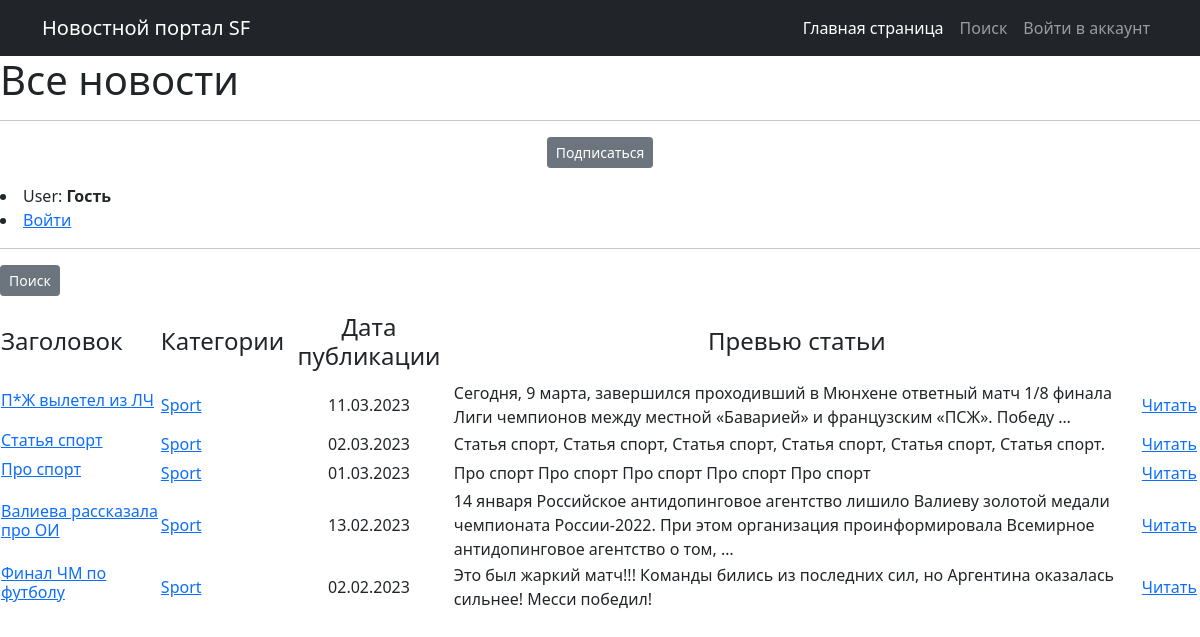
Before: /news/categories/5 with the older database file.
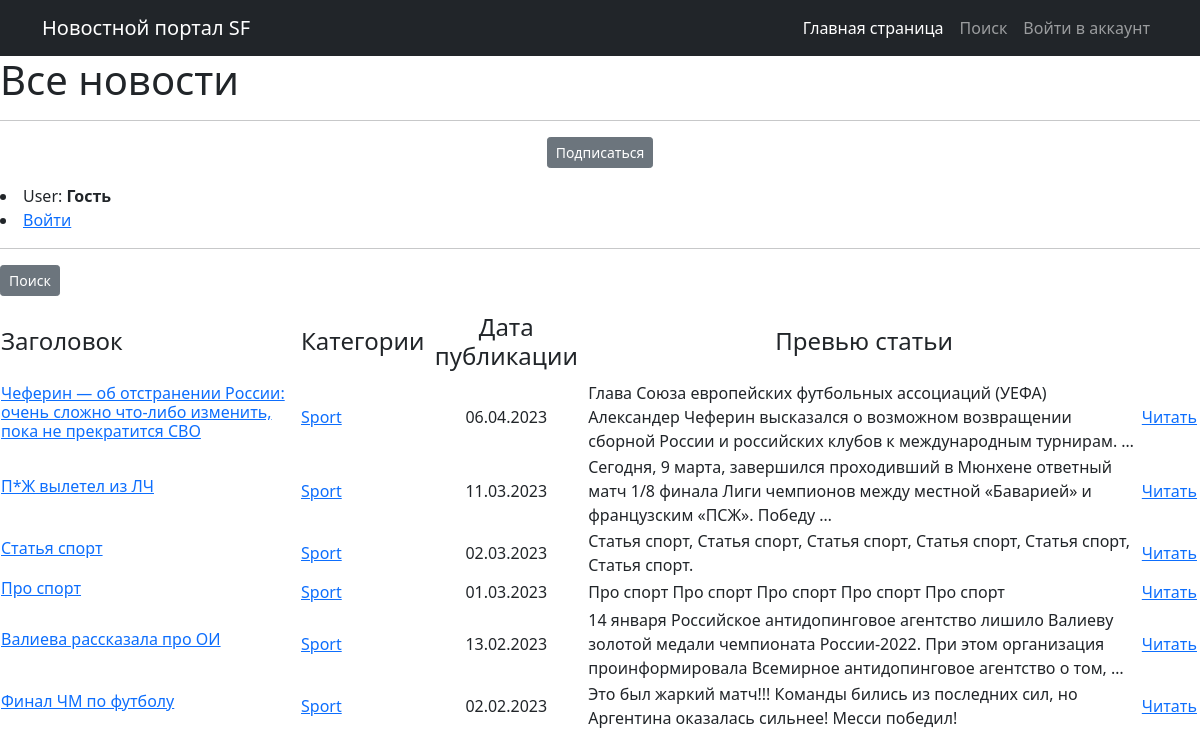
After: the same page with the newer database file.
### news/models.py (models this page shows, shortened)
class Post(models.Model):
    news = 'NEWS'
    article = 'ART'
    TYPE = [
        (news, 'Новость'),
        (article, 'Статья')
    ]
    author = models.ForeignKey(Author, on_delete=models.CASCADE)
    category_type = models.CharField(max_length=4,
                                choices=TYPE,
                                default=news)
    time_add = models.DateTimeField(auto_now_add=True)
    category_post = models.ManyToManyField(Category, through='PostCategory')
    header_post = models.CharField(max_length=128)
    text = models.TextField()
    rating_post = models.SmallIntegerField(default=0)

class Category(models.Model):
    name_category = models.CharField(max_length=64, unique=True)
    subscribers = models.ManyToManyField(User, related_name='categories')
    def __str__(self):
        return f'{self.name_category}'

### news/views.py (the view)
# urls.py: path('categories/<int:pk>', CategoryListView.as_view(), name='category_list'),
class CategoryListView(ListView):
    model = Post
    template_name = 'category_list.html'
    context_object_name = 'category_news_list'
    def get_queryset(self):
        self.category_post = get_object_or_404(Category, id=self.kwargs['pk'])
        queryset = Post.objects.filter(category_post=self.category_post).order_by('-time_add')
        return queryset
    def get_context_data(self, **kwargs):
        context = super().get_context_data(**kwargs)
        context['is_not_subscriber'] = self.request.user not in self.category_post.subscribers.all()
        context['category'] = self.category_post
        return context

### news/templatetags/custom_filters.py (called while the page is built)
@register.filter()
def censor(value):
    bad_words = ['редиска','гад', 'здоровье', 'ПСЖ']
    if not isinstance(value, str):
        raise TypeError(f'Недопустимое значение{type(value)} Нужно ввести строковое значение')
    for word in value.split():
        if word.lower() in bad_words or word.upper() in bad_words:
            value = value.replace(word, f'{word[0]}{"*" * (len(word) - 2)}{word[-1]}')
    return value

### templates/category_list.html (shortened to what this page needs)
{% extends 'flatpages/default.html' %}
{% load custom_filters %}
{% block content %}
    <h1> Все новости </h1>
    <hr>
    {% if is_not_subscriber %}
    <p class="text-center"><a href="{% url 'subscribe' category.id %}" class="btn btn-secondary btn-sm">Подписаться</a> </p>
    {% else %}
    <p class="text-center"><a href="{% url 'unsubscribe' category.id %}" class="btn btn-secondary btn-sm">Отписаться</a> </p>
    {% endif %}
    {% if user.is_authenticated %}
        <p>User: <strong>{{ user.get_username }}</strong></p>
        <p class="text-left"><a href="/accounts/logout" class="btn btn-secondary btn-sm">Выйти</a></p>
    {% else %}
        <li>User: <strong>Гость</strong></li>
        <li><a href="/accounts/login">Войти</a></li>
    {% endif %}
    <hr>
    <p class="text-left"><a href="{% url 'post_search' %}" class="btn btn-secondary btn-sm">Поиск</a></p>
        <table>
            <tr>
                <td><h4>Заголовок</h4></td>
                <td><h4>Категории</h4></td>
                <td><h4 align="center">Дата публикации</h4></td>
                <td><h4 align="center">Превью статьи</h4></td>
            </tr>
            {% for post in category_news_list %}
                <tr>
                    <td><h6><a href="{% url 'post_detail' post.id %}">{{post.header_post|censor}}</a></h6></td>
                    <td>{% for category in post.category_post.all %}
                            <a href="{% url 'category_list' category.id %}"> {{category}}</a>
                        {% endfor %}</td>
                    <td align="center">{{post.time_add|date:'d.m.Y'}}</td>
                    <td>{{post.text|truncatewords:20|censor}}</td>
                    <td><a href="{% url 'post_detail' pk=post.id %}">Читать</a></td>
                    <td>
                    </td>
                </tr>
            {% endfor %}
        </table>
{% endblock content %}

Changed rows visible on the page:
added Post: header_post|censor "Чеферин — об отстранении России: очень сложно что‑либо изменить, пока не прекратится СВО", time_add "06.04.2023", text|censor "Глава Союза европейских футбольных ассоциаций (УЕФА) Александер Чеферин высказался о возможном возвращении сборной России и российских клубов к международным турнирам. …", Category (name_category "Sport")
